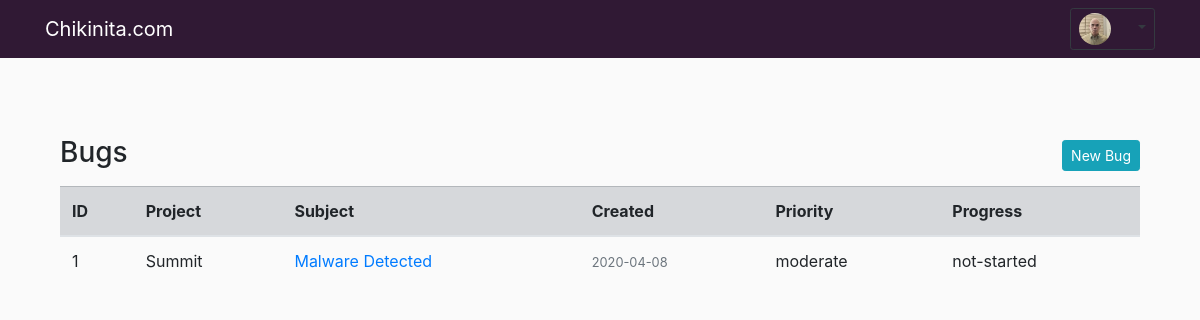
Before: /index (signed in) with the older database file.
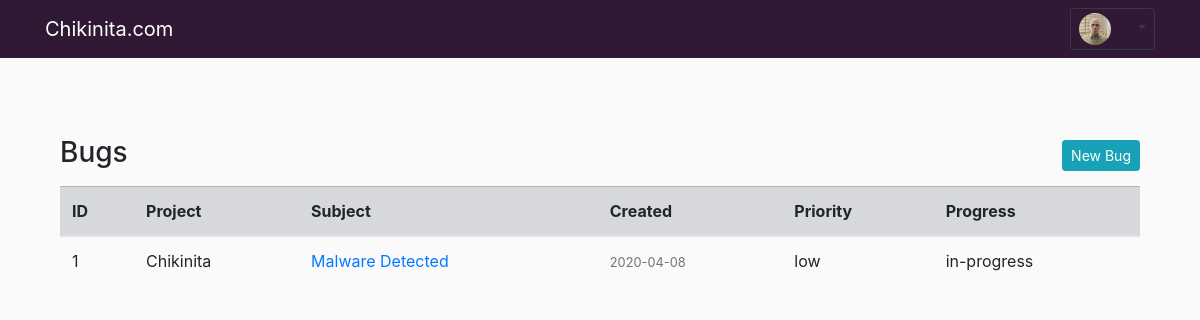
After: the same page with the newer database file.
### app/models.py (models this page shows, shortened)
class User(UserMixin, db.Model):
    id = db.Column(db.Integer, primary_key=True)
    username = db.Column(db.String(64), index=True, unique=True)
    email = db.Column(db.String(120), index=True, unique=True)
    image_file = db.Column(db.String(20), nullable=False, default='default.png')
    password_hash = db.Column(db.String(128))
    trackers = db.relationship('Tracker', backref='author', lazy='dynamic')
    last_seen = db.Column(db.DateTime, nullable=True, default=datetime.utcnow)
    def __repr__(self):
        return f"User('{self.username}', '{self.email}', '{self.image_file}, '{self.last_seen}')"

class Tracker(db.Model):
    id = db.Column(db.Integer, primary_key=True)
    project = db.Column(db.String(60), nullable=False)
    subject = db.Column(db.String(140), nullable=False)
    content = db.Column(db.String(300), nullable=False)
    priority = db.Column(db.String(16), nullable=False)
    progress = db.Column(db.String(16), nullable=False)
    date_created = db.Column(db.DateTime, default=datetime.utcnow)
    user_id = db.Column(db.Integer, db.ForeignKey('user.id'))

### app/routes.py (the view)
@app.route("/")
@app.route("/index")
@login_required
def index():
    track = Tracker.query.all()
    return render_template('index.html', track=track)

### app/models.py (called while the page is built)
@login.user_loader
def load_user(id):
    return User.query.get(int(id))

### app/routes.py (called while the page is built)
@app.before_request
def before_request():
    if current_user.is_authenticated:
        current_user.last_seen = datetime.utcnow()
        db.session.commit()

### app/templates/index.html
{% extends "base.html" %}
{% block content %}
<div class="container">
<div>
  <h3>Bugs
  <a class="btn btn-info btn-sm float-right mt-1 mb-1" href="{{ url_for('new_bug') }}">New Bug</a></h3>
</div>
  <table class="table table-hover mt-3">
    <thead class="table table-secondary">
        <tr>
          <th>ID</th>
          <th>Project</th>
          <th>Subject</th>
          <th>Created</th>
          <th>Priority</th>
          <th>Progress</th>
        </tr>
      </thead>
        {% for t in track %}
          {% if t.author == current_user %}
          <tbody>
            <tr>
              <td>{{ t.id }}</td>
              <td>{{ t.project.title() }}</td>
              <td>
                <a class="article-title" href="{{ url_for('bug', track_id=t.id) }}">
                {{ t.subject.title() }}</a>
              </td>
              <td>
                <small class="text-muted">{{ t.date_created.strftime('%Y-%m-%d') }}</small>
              </td>
              <td>{{ t.priority }}</td>
              <td>{{ t.progress }}</td>
            {% endif %}
            {% endfor %}
    </tbody>
  </table>
</div>
{% endblock content %}

### app/templates/base.html (shortened to what this page needs)
<!DOCTYPE html>
<html lang="en">
<head>
  <link rel="stylesheet" href="https://maxcdn.bootstrapcdn.com/bootstrap/4.4.1/css/bootstrap.min.css">
  <link href="{{ url_for('static', filename='main.css') }}" rel="stylesheet">
</head>
<body>
  <nav class="navbar navbar-expand-lg navbar-dark bg-dark_purple fixed-top">
    <div class="container">
      <a class="navbar-brand" href="{{ url_for('index') }}">Chikinita.com</a>
        {% if current_user.is_anonymous %}
        {% else %}
          <div class="dropdown">
            <button type="button" class="btn dropdown-toggle btn-sm btn-outline-dark" data-toggle="dropdown">
            <img class="rounded-circle small-image img-fluid"
            src="{{ url_for('static', filename='profile_pics/' + current_user.image_file) }}">
            <span class="sr-only">(current)</span></button>
          </div>
        {% endif %}
      </nav>
<div class="container container-flex">
  {% block content %}
  {% endblock %}
</div>
    </body>
    </html>

### app/static/main.css (style rules this page uses)
body { padding-top: 56px; background-color: #fafafa; margin-top: 5rem; font-size: 1em; }
.bg-dark_purple { background-color: #301934; }
.small-image { height: 32px; width: 32px; margin-right: 20px; vertical-align: middle; }

Changed rows visible on the page:
changed Tracker "Malware Detected": project "Summit" → "Chikinita"; priority "moderate" → "low"; progress "not-started" → "in-progress"
